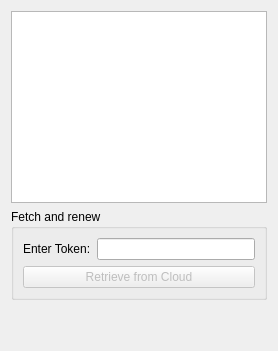
      <widget class="QWidget" name="_certs">
       <attribute name="title">
        <string>Certificates</string>
       </attribute>
       <layout class="QVBoxLayout">
        <item>
         <widget class="QTableWidget" name="certtable">
          <property name="editTriggers">
           <set>QAbstractItemView::NoEditTriggers</set>
          </property>
          <property name="alternatingRowColors">
           <bool>true</bool>
          </property>
          <property name="sortingEnabled">
           <bool>true</bool>
          </property>
          <attribute name="horizontalHeaderMinimumSectionSize">
           <number>0</number>
          </attribute>
          <attribute name="horizontalHeaderDefaultSectionSize">
           <number>0</number>
          </attribute>
          <attribute name="horizontalHeaderShowSortIndicator" stdset="0">
           <bool>true</bool>
          </attribute>
          <attribute name="horizontalHeaderStretchLastSection">
           <bool>true</bool>
          </attribute>
          <attribute name="verticalHeaderVisible">
           <bool>false</bool>
          </attribute>
         </widget>
        </item>
        <item>
         <widget class="QGroupBox" name="groupBox_4">
          <property name="title">
           <string>Fetch and renew</string>
          </property>
          <layout class="QVBoxLayout" name="verticalLayout_12">
           <item>
            <layout class="QVBoxLayout" name="verticalLayout_13">
             <item>
              <layout class="QHBoxLayout" name="horizontalLayout_8">
               <item>
                <widget class="QLabel" name="_token">
                 <property name="text">
                  <string>Enter Token:</string>
                 </property>
                </widget>
               </item>
               <item>
                <widget class="QLineEdit" name="token">
                 <property name="text">
                  <string/>
                 </property>
                </widget>
               </item>
              </layout>
             </item>
             <item>
              <widget class="JobButton" name="retrieve">
               <property name="enabled">
                <bool>false</bool>
               </property>
               <property name="text">
                <string>Retrieve from Cloud</string>
               </property>
              </widget>
             </item>
            </layout>
           </item>
          </layout>
         </widget>
        </item>
        <item>
         <spacer name="_certspacer">
          <property name="orientation">
           <enum>Qt::Vertical</enum>
          </property>
          <property name="sizeHint" stdset="0">
           <size>
            <width>20</width>
            <height>40</height>
           </size>
          </property>
         </spacer>
        </item>
       </layout>
      </widget>
